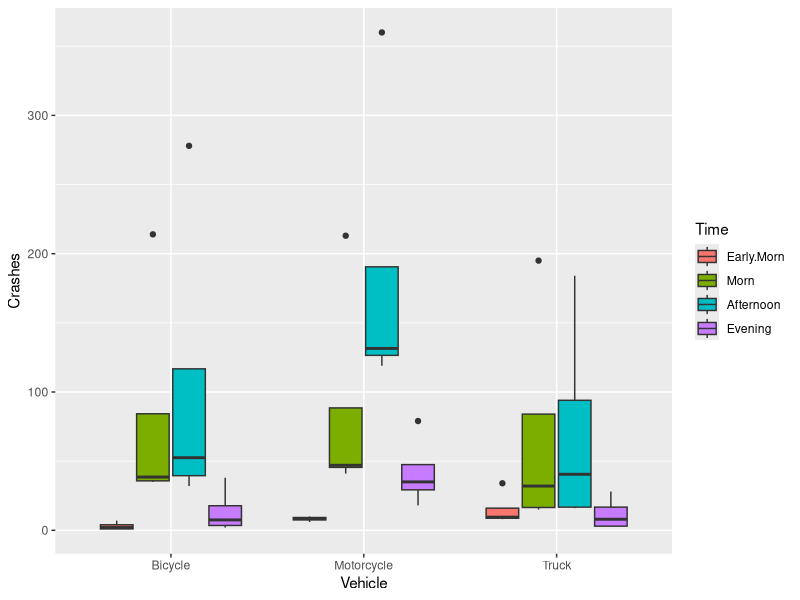
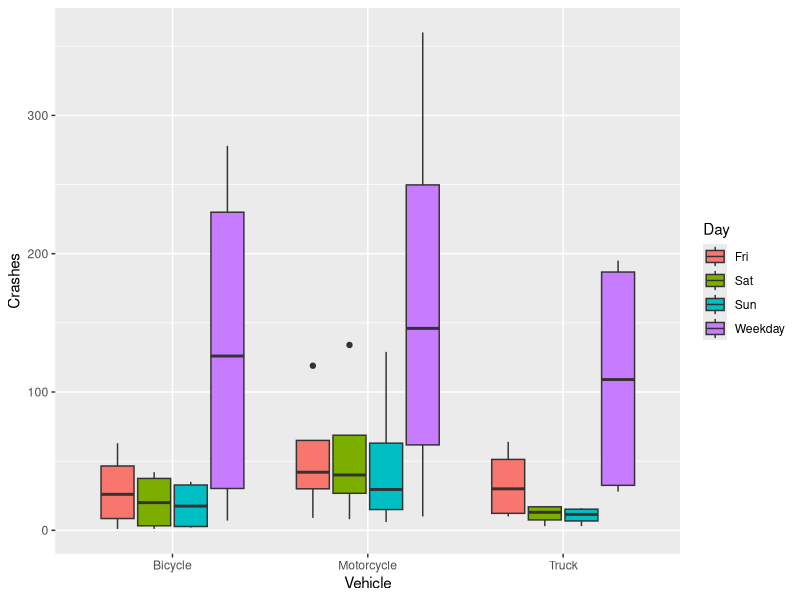
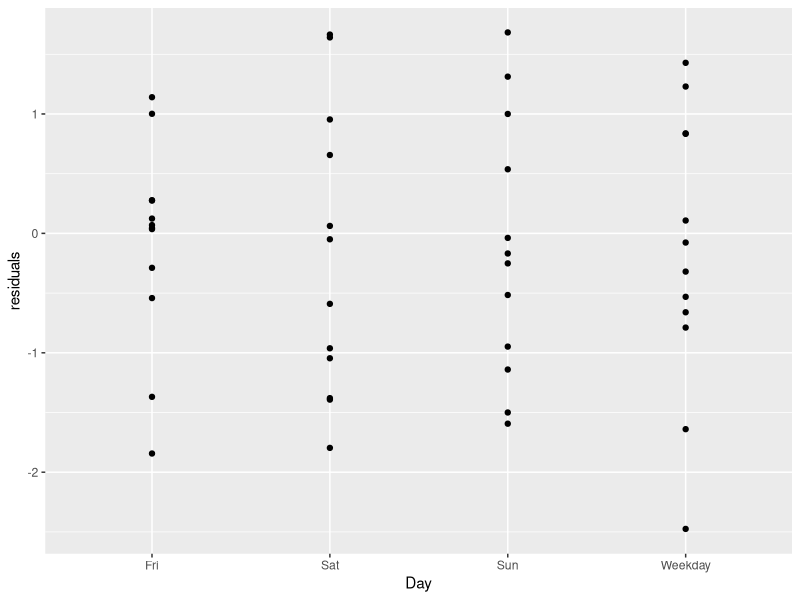
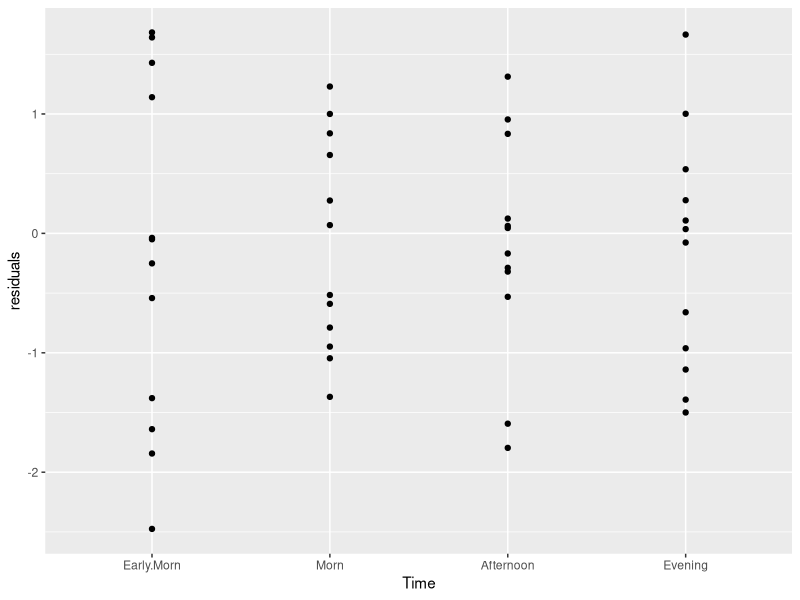
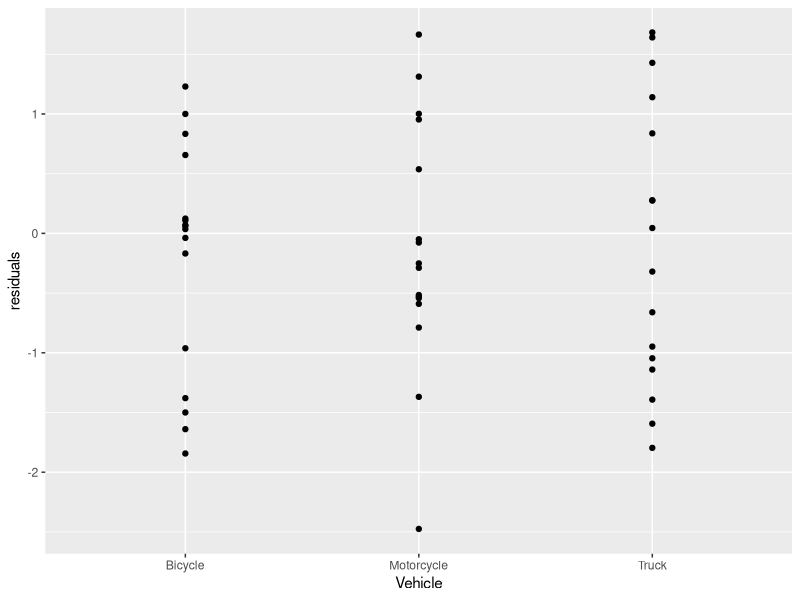
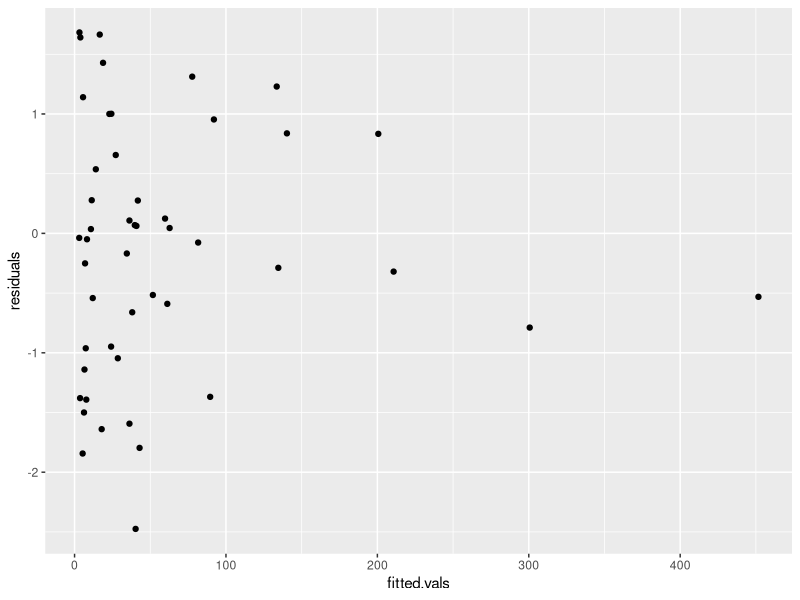

Generate these figures, in order, with R:
## ---- chunk 1
library(VGAM)
library(tidyverse)
library(MASS)
## ---- chunk 2
data1 <- crashtr %>% mutate(Hour = row_number()-1) %>% gather(-Hour, key="Day",value="Truck")
data2 <- crashmc %>% mutate(Hour = row_number()-1) %>% gather(-Hour, key="Day",value="Motorcycle")
data3 <- crashbc %>% mutate(Hour = row_number()-1) %>% gather(-Hour, key="Day",value="Bicycle")
crashes <- left_join(data1, data2, by=c("Hour","Day")) %>% left_join(data3, by=c("Hour","Day"))
crashes_time_class_summary <- mutate(crashes, 
                                     Time = cut(Hour,
                                                breaks = c(-1, 5.5, 11.5, 18.5, 25),
                                                labels = c("Early.Morn", "Morn", "Afternoon", "Evening")), 
                                     Day = ifelse((Day != "Fri" & Day != "Sat" & Day != "Sun"),"Weekday",
                                                  as.character(Day))) %>%
                              group_by(Day, Time) %>% 
                              summarize(Truck = sum(Truck), Bicycle = sum(Bicycle), 
                                        Motorcycle = sum(Motorcycle)) %>%
                              gather(-Day, -Time, key="Vehicle", value="Crashes")

filter(crashes_time_class_summary, Crashes == 0)
## ---- chunk 3
ggplot(crashes_time_class_summary, aes(Vehicle, Crashes, fill=Time)) +
  geom_boxplot()

ggplot(crashes_time_class_summary, aes(Vehicle, Crashes, fill=Day)) +
  geom_boxplot()
## ---- chunk 4
mod <- glm.nb(Crashes ~ Vehicle + Time + Day -1, data = crashes_time_class_summary)
## ---- chunk 5
crashes_time_class_summary$residuals <- residuals(mod)
crashes_time_class_summary$fitted.vals <- mod$fitted.values
ggplot(data = crashes_time_class_summary, aes(x = Day, y = residuals)) +
  geom_point()
ggplot(data = crashes_time_class_summary, aes(x = Time, y = residuals)) +
  geom_point()
ggplot(data = crashes_time_class_summary, aes(x = Vehicle, y = residuals)) +
  geom_point()
ggplot(data = crashes_time_class_summary, aes(x = fitted.vals, y = residuals)) +
  geom_point()
## ---- chunk 6
predict.data <- data.frame(c("Weekday"),
                           c("Afternoon"),
                           c("Bicycle")) 
colnames(predict.data) <- c("Day","Time","Vehicle")

predictions <- predict(mod, predict.data, type="response", se.fit=TRUE)

to_predict <- mutate(predict.data, Row = row_number())
(prediction_summary <- data.frame(predictions) %>% 
    group_by(Row = row_number()) %>% 
    summarize(Estimate = round(fit,2), Lower.Bound = round(fit - se.fit,2), Upper.Bound = round(fit + se.fit,2), 
              SE = round(se.fit,2)) %>% left_join(to_predict) %>% 
    as.data.frame())
